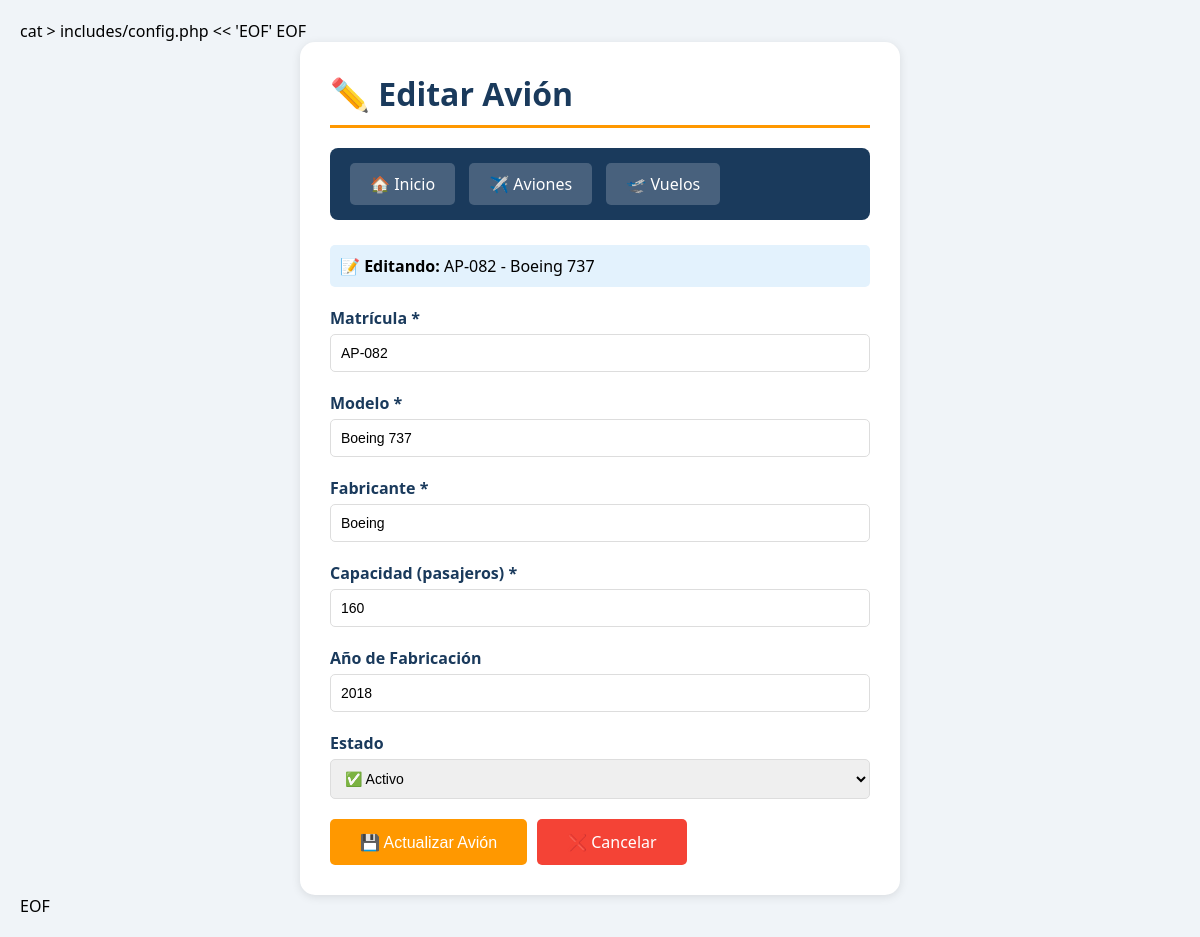
Screenshot of /aviones_update.php?id=17 (signed in) with the database file from the repository.
### tables this page shows
CREATE TABLE aviones (
    id INTEGER PRIMARY KEY AUTOINCREMENT,
    matricula TEXT UNIQUE NOT NULL,
    modelo TEXT NOT NULL,
    fabricante TEXT NOT NULL,
    capacidad INTEGER NOT NULL,
    año_fabricacion INTEGER,
    estado TEXT DEFAULT 'Activo',
    fecha_registro TIMESTAMP DEFAULT CURRENT_TIMESTAMP
);

### includes/db.php (called while the page is built, shortened)
<?php
class Database {
    private static $instance = null;
    private $db;
    private function __construct() {
        $this->dbPath = __DIR__ . '/../database.db';
        try {
            $this->db = new PDO('sqlite:' . $this->dbPath);
            $this->db->setAttribute(PDO::ATTR_ERRMODE, PDO::ERRMODE_EXCEPTION);
            $this->db->setAttribute(PDO::ATTR_DEFAULT_FETCH_MODE, PDO::FETCH_ASSOC);
        } catch (PDOException $e) {
            die("❌ Error de conexión: " . $e->getMessage());
        }
    }
    public static function getInstance() {
        if (self::$instance == null) {
            self::$instance = new Database();
        }
        return self::$instance;
    }
    public function getConnection() {
        return $this->db;
    }
}
?>

### includes/crud.php (called while the page is built, shortened)
<?php
require_once __DIR__ . '/db.php';
class CRUD {
    private $db;
    public function __construct() {
        $this->db = Database::getInstance()->getConnection();
    }
    public function readAvion($id) {
        try {
            $sql = "SELECT * FROM aviones WHERE id = ?";
            $stmt = $this->db->prepare($sql);
            $stmt->execute([$id]);
            return $stmt->fetch();
        } catch (PDOException $e) {
            return null;
        }
    }
}
?>

### aviones_update.php (the view, shortened to what this page needs)
<?php
require_once 'includes/config.php';
require_once 'includes/crud.php';
$crud = new CRUD();
    ?>
    <?php
$id = (int)$_GET['id'];
$avion = $crud->readAvion($id);
    ?>
<!DOCTYPE html>
<html lang="es">
<head>
</head>
<body>
    <div class="container">
        <h1>✏️ Editar Avión</h1>
        <div class="navbar">
            <a href="index.php">🏠 Inicio</a>
            <a href="aviones_list.php">✈️ Aviones</a>
            <a href="vuelos_list.php">🛫 Vuelos</a>
        </div>
        <div class="info-avion">
            <strong>📝 Editando:</strong> <?= htmlspecialchars($avion['matricula']) ?> - <?= htmlspecialchars($avion['modelo']) ?>
        </div>
        <form method="POST">
            <div class="form-group">
                <label>Matrícula *</label>
                <input type="text" name="matricula" value="<?= htmlspecialchars($avion['matricula']) ?>" required>
            </div>
            <div class="form-group">
                <label>Modelo *</label>
                <input type="text" name="modelo" value="<?= htmlspecialchars($avion['modelo']) ?>" required>
            </div>
            <div class="form-group">
                <label>Fabricante *</label>
                <input type="text" name="fabricante" value="<?= htmlspecialchars($avion['fabricante']) ?>" required>
            </div>
            <div class="form-group">
                <label>Capacidad (pasajeros) *</label>
                <input type="number" name="capacidad" value="<?= $avion['capacidad'] ?>" required min="1">
            </div>
            <div class="form-group">
                <label>Año de Fabricación</label>
                <input type="number" name="año_fabricacion" value="<?= $avion['año_fabricacion'] ?>" min="1900" max="2026">
            </div>
            <div class="form-group">
                <label>Estado</label>
                <select name="estado">
                    <option value="Activo" <?= $avion['estado'] == 'Activo' ? 'selected' : '' ?>>✅ Activo</option>
                </select>
            </div>
            <div class="botones">
                <button type="submit" class="btn-actualizar">💾 Actualizar Avión</button>
                <a href="aviones_list.php" class="btn-cancelar">❌ Cancelar</a>
            </div>
        </form>
    </div>
</body>
</html>

### aviones_update.php (style rules this page uses)
* { margin: 0; padding: 0; box-sizing: border-box; }
body { font-family: 'Segoe UI', Tahoma, Geneva, Verdana, sans-serif; background: #f0f4f8; padding: 20px; }
.container { max-width: 600px; margin: 0 auto; background: white; padding: 30px; border-radius: 15px; box-shadow: 0 2px 10px rgba(0,0,0,0.1); }
h1 { color: #1a3a5c; border-bottom: 3px solid #ff9800; padding-bottom: 10px; margin-bottom: 20px; }
.navbar { background: #1a3a5c; padding: 15px; border-radius: 8px; margin-bottom: 25px; }
.navbar a { color: white; text-decoration: none; padding: 10px 20px; margin: 0 5px; background: rgba(255,255,255,0.2); border-radius: 5px; display: inline-block; }
.form-group { margin-bottom: 20px; }
label { display: block; font-weight: 600; margin-bottom: 5px; color: #1a3a5c; }
input, select { width: 100%; padding: 10px; border: 1px solid #ddd; border-radius: 5px; font-size: 14px; }
.btn-actualizar { background: #ff9800; color: white; padding: 12px 30px; border: none; border-radius: 5px; font-size: 16px; cursor: pointer; }
.btn-cancelar { background: #f44336; color: white; padding: 12px 30px; border: none; border-radius: 5px; font-size: 16px; cursor: pointer; text-decoration: none; display: inline-block; }
.botones { display: flex; gap: 10px; }
.info-avion { background: #e3f2fd; padding: 10px; border-radius: 5px; margin-bottom: 20px; }

### rows the page displays
aviones: matricula "AP-082", modelo "Boeing 737", fabricante "Boeing", capacidad "160", año_fabricacion "2018", estado "✅ Activo"
